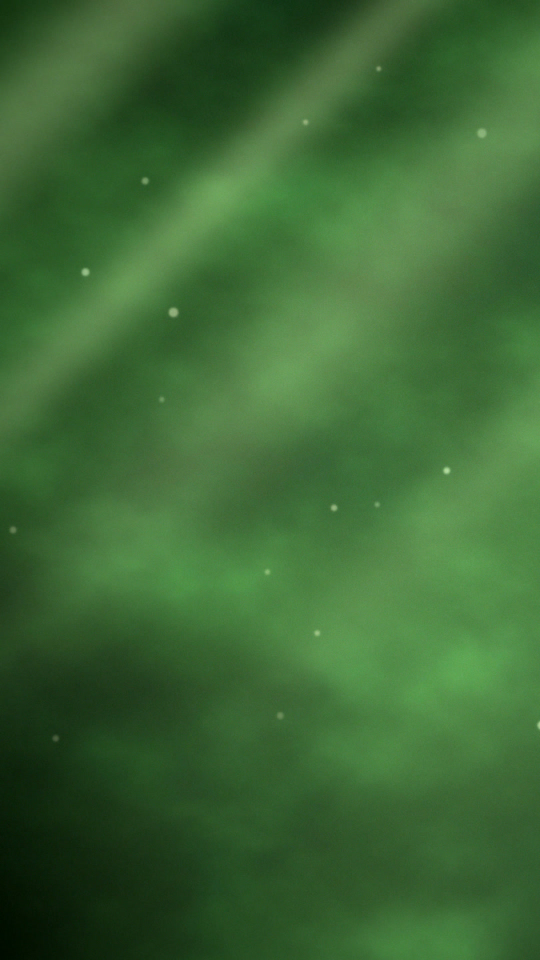
#> input picture launch-videos/film-sample/assets/cards/p-forest-a.jpg, 1080 x 1920 px, given in place of n0130.png, which was not available (shown at 1/2 size)
$ python look_stats.py ../../../film-sample/assets/cards/p-forest-a.jpg
#> lines starting #> are read from the running program, lines starting #| are printed output that depends on the picture; after the words box and inside, x2 and y2 are one past the last pixel; in counts of white or black regions, pixels touching at a corner belong together
# -*- coding: utf-8 -*-
# Measures the "look" of footage frames: tonal range, saturation, grain, sharpness, warm/cool split. numpy + PIL only.
import sys, glob, json
import numpy as np
from PIL import Image
def blur(a, s):
    r = int(3 * s + 0.5); x = np.arange(-r, r + 1); k = np.exp(-x * x / (2 * s * s)); k /= k.sum()
    a = np.apply_along_axis(lambda v: np.convolve(np.pad(v, r, mode='edge'), k, 'valid'), 1, a)
    return np.apply_along_axis(lambda v: np.convolve(np.pad(v, r, mode='edge'), k, 'valid'), 0, a)
def stats(path, crop=None):
#> called with crop = (0, 0, 760, 400)
    im = Image.open(path).convert('RGB')
#> im is the input picture: PIL image 1080x1920 RGB; mean R, G, B 60.5, 104.3, 52.7
    if crop: im = im.crop(crop)
#> im: PIL image 760x400 RGB
    im = im.resize((960, int(960 * im.height / im.width)), Image.LANCZOS)
#> im: PIL image 960x505 RGB
    rgb = np.asarray(im, dtype=np.float64)
    R, G, B = rgb[..., 0], rgb[..., 1], rgb[..., 2]
    Y = 0.2126 * R + 0.7152 * G + 0.0722 * B
    mx, mn = rgb.max(2), rgb.min(2); S = np.where(mx > 0, (mx - mn) / np.maximum(mx, 1), 0)
    hf = Y - blur(Y, 1.2)                                   # fine detail + noise
    gy, gx = np.gradient(blur(Y, 2.0)); flat = np.hypot(gx, gy) < 0.6   # smooth areas: what's left there is grain
#> after `flat = np.hypot(gx, gy) < 0.6`:
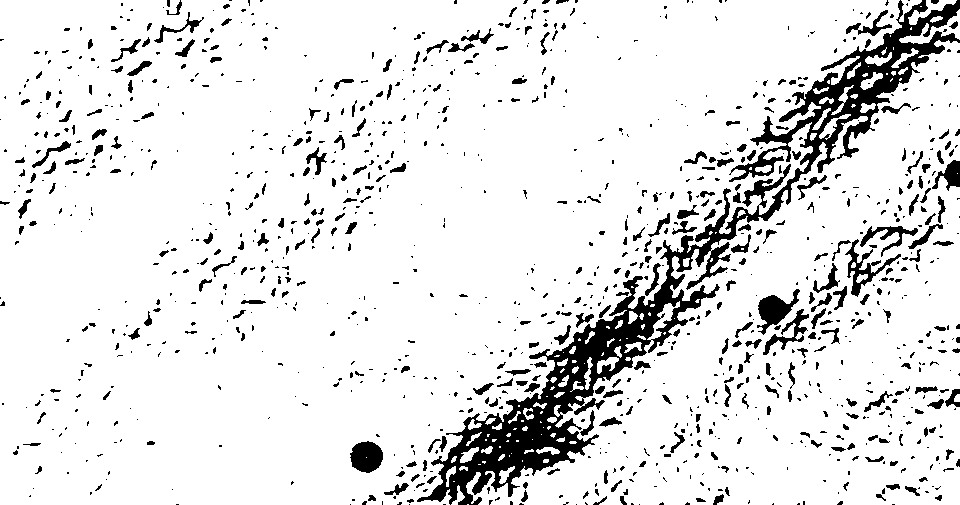
#> flat: shape (505, 960) bool; 89.3% white; 1154 black regions (811 under 20 px), largest, box (x1, y1, x2, y2) and area: (417, 0, 960, 505) 26421, (757, 289, 800, 335) 828, (350, 441, 383, 473) 799
    lap = Y[1:-1, 1:-1] * -4 + Y[:-2, 1:-1] + Y[2:, 1:-1] + Y[1:-1, :-2] + Y[1:-1, 2:]
    sh, hi = Y < np.percentile(Y, 20), Y > np.percentile(Y, 80)
#> sh: shape (505, 960) bool; 20% white; 111 white regions (103 under 20 px), largest, box (x1, y1, x2, y2) and area: (301, 0, 914, 321) 87950, (0, 0, 132, 121) 8358, (136, 0, 144, 10) 44
#> hi: shape (505, 960) bool; 20% white; 206 white regions (195 under 20 px), largest, box (x1, y1, x2, y2) and area: (438, 107, 960, 505) 71333, (0, 60, 306, 372) 24245, (358, 448, 376, 466) 245
    return dict(p2=np.percentile(Y, 2), p50=np.percentile(Y, 50), p98=np.percentile(Y, 98), dark=(Y < 40).mean() * 100,
                sat=S.mean() * 100, grain=hf[flat].std() if flat.any() else float('nan'), sharp=lap.var() ** 0.5,
                warm_sh=(R - B)[sh].mean(), warm_hi=(R - B)[hi].mean())
def report(label, paths, crop=None):
    rows = [stats(p, crop) for p in paths]
#> call 2 of stats, with crop = (0, 0, 760, 400)
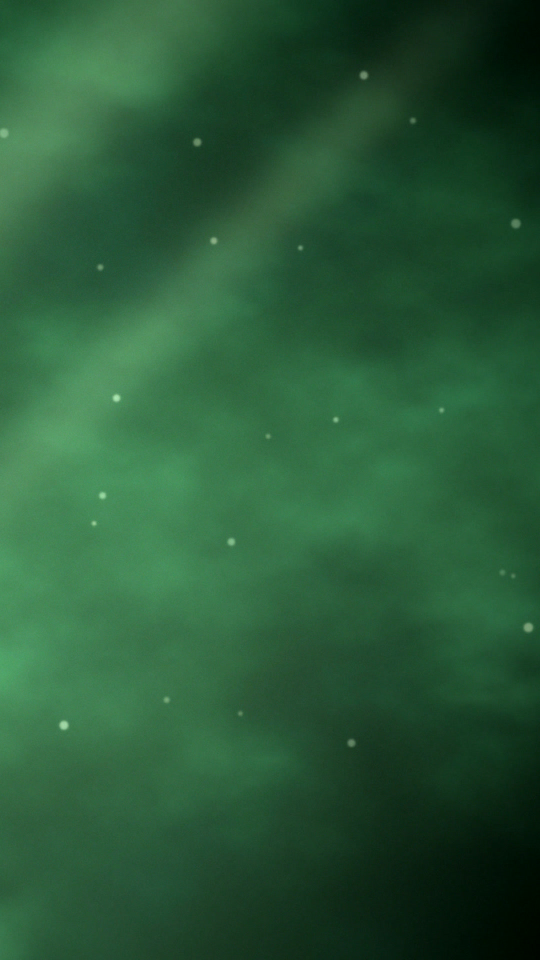
#> input picture launch-videos/film-sample/assets/cards/p-forest-b.jpg, 1080 x 1920 px, given in place of n0143.png, which was not available (shown at 1/2 size)
#> in stats, im is the input picture: PIL image 1080x1920 RGB; mean R, G, B 41.1, 89.5, 55.6
#> in stats (call 2), `if crop: im = im.crop(crop)`:
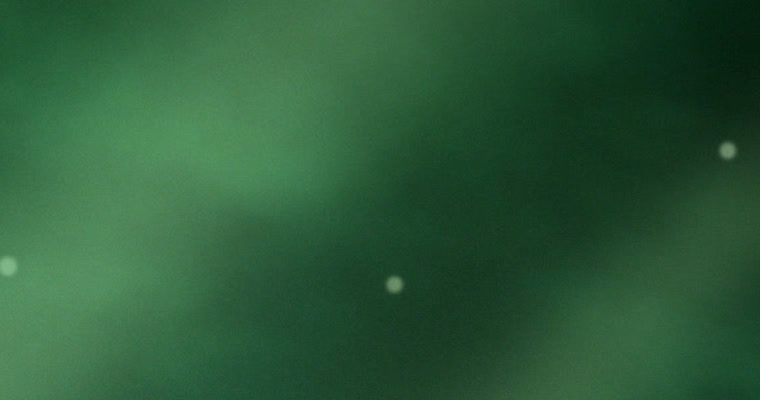
#> im: PIL image 760x400 RGB; mean R, G, B 43.8, 90.3, 56.7
#> in stats (call 2), `R, G, B = rgb[..., 0], rgb[..., 1], rgb[..., 2]`:
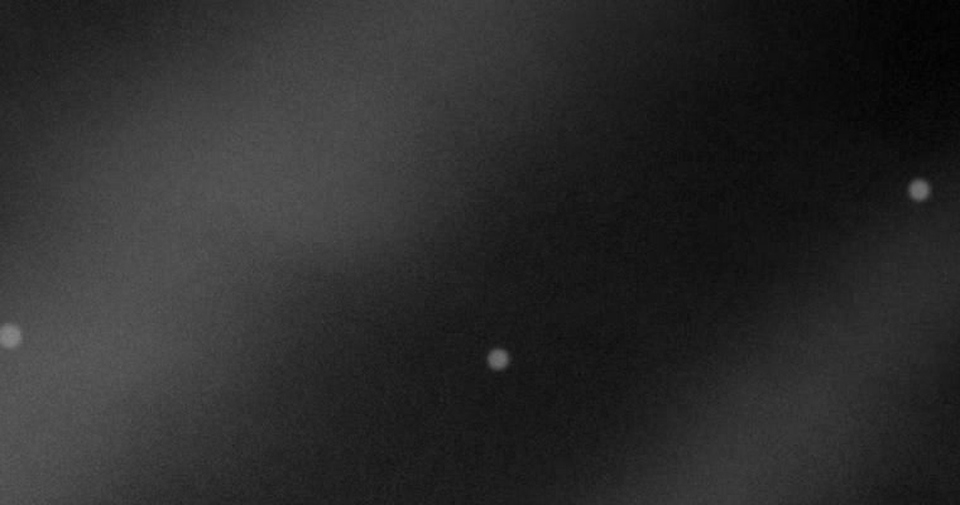
#> R: shape (505, 960) float64; min 0, max 133, mean 43.8
#> in stats (call 2), `R, G, B = rgb[..., 0], rgb[..., 1], rgb[..., 2]`:
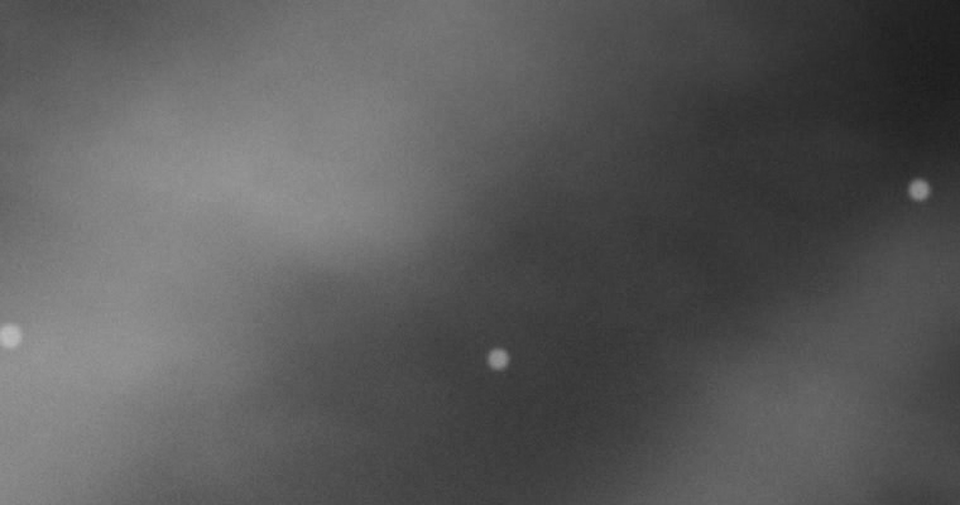
#> G: shape (505, 960) float64; min 28, max 186, mean 90.3
#> in stats (call 2), `hf = Y - blur(Y, 1.2)`:
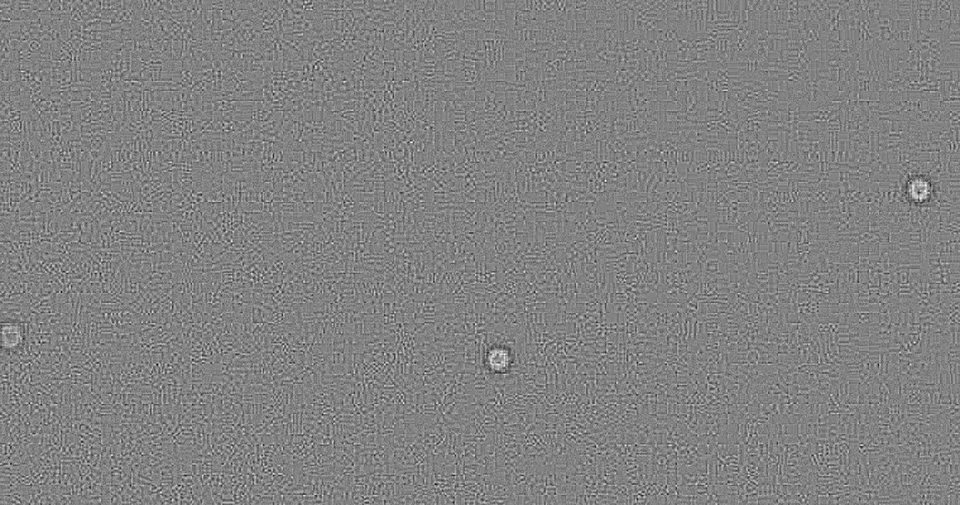
#> hf: shape (505, 960) float64; min -5.72, max 5.46, mean 5.26e-05; drawn with min black and max white
#> in stats (call 2), `flat = np.hypot(gx, gy) < 0.6`: flat: shape (505, 960) bool; 94.9% white; 1314 black regions (1025 under 20 px), largest, box (x1, y1, x2, y2) and area: (276, 231, 372, 289) 1537, (897, 169, 946, 210) 1147, (480, 341, 517, 378) 1021
#> in stats (call 2), `sh, hi = Y < np.percentile(Y, 20), Y > np.percentile(Y, 80)`: sh: shape (505, 960) bool; 20% white; 286 white regions (269 under 20 px), largest, box (x1, y1, x2, y2) and area: (474, 0, 960, 469) 95336, (472, 419, 489, 433) 66, (473, 377, 488, 385) 56
#> in stats (call 2), `sh, hi = Y < np.percentile(Y, 20), Y > np.percentile(Y, 80)`:
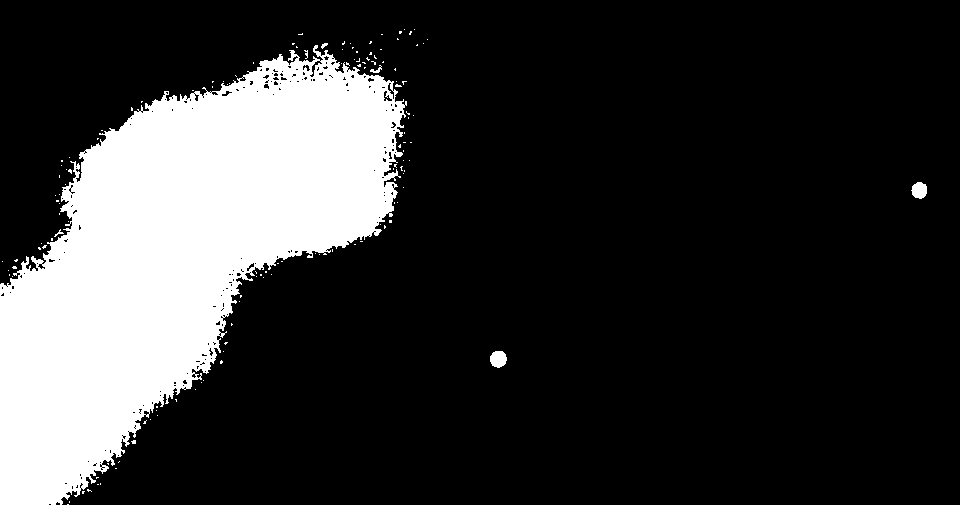
#> hi: shape (505, 960) bool; 20% white; 137 white regions (131 under 20 px), largest, box (x1, y1, x2, y2) and area: (0, 45, 407, 505) 95948, (490, 351, 507, 368) 227, (911, 182, 927, 199) 208, (370, 65, 382, 73) 39, (321, 43, 328, 49) 23, (54, 229, 64, 237) 23
    m = {k: float(np.nanmean([r[k] for r in rows])) for k in rows[0]}
    print('%-34s blacks p2 %5.1f | mid p50 %5.1f | whites p98 %5.1f | <40 luma %4.1f%% | sat %4.1f | grain %4.2f | sharpness %5.1f | R-B shadows %+6.1f highlights %+6.1f'
          % (label, m['p2'], m['p50'], m['p98'], m['dark'], m['sat'], m['grain'], m['sharp'], m['warm_sh'], m['warm_hi']))
    return m
if __name__ == '__main__':
    ref = '/Users/bytedance/Downloads/launch-videos/hf02-full/ref/frames/n%04d.png'
    # crops avoid the reference's watermark corner and the prompt bar
#> (the run stopped early here; a loop or call above may not have finished)
